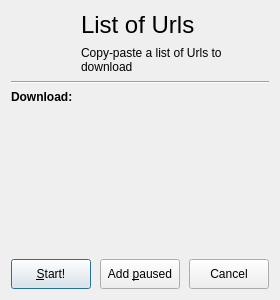
<?xml version="1.0" encoding="UTF-8"?>
<ui version="4.0">
 <class>AddUrlsDialog</class>
 <widget class="QDialog" name="AddUrlsDialog">
  <property name="geometry">
   <rect>
    <x>0</x>
    <y>0</y>
    <width>272</width>
    <height>300</height>
   </rect>
  </property>
  <property name="modal">
   <bool>true</bool>
  </property>
  <layout class="QVBoxLayout" name="verticalLayout">
   <item>
    <layout class="QGridLayout" name="gridLayout" rowstretch="0,0,0,0,1" columnstretch="0,1">
     <item row="0" column="1">
      <widget class="QLabel" name="titleLabel">
       <property name="font">
        <font>
         <pointsize>18</pointsize>
        </font>
       </property>
       <property name="text">
        <string>List of Urls</string>
       </property>
      </widget>
     </item>
     <item row="4" column="0" colspan="2">
      <widget class="TextEditorWidget" name="editor" native="true"/>
     </item>
     <item row="1" column="1">
      <widget class="QLabel" name="subtitleLabel">
       <property name="sizePolicy">
        <sizepolicy hsizetype="Preferred" vsizetype="MinimumExpanding">
         <horstretch>0</horstretch>
         <verstretch>0</verstretch>
        </sizepolicy>
       </property>
       <property name="text">
        <string>Copy-paste a list of Urls to download</string>
       </property>
       <property name="wordWrap">
        <bool>true</bool>
       </property>
      </widget>
     </item>
     <item row="3" column="0">
      <widget class="QLabel" name="urlLabel">
       <property name="font">
        <font>
         <weight>75</weight>
         <bold>true</bold>
        </font>
       </property>
       <property name="text">
        <string>Download:</string>
       </property>
      </widget>
     </item>
     <item row="2" column="0" colspan="2">
      <widget class="Line" name="line">
       <property name="orientation">
        <enum>Qt::Horizontal</enum>
       </property>
      </widget>
     </item>
     <item row="0" column="0" rowspan="2" alignment="Qt::AlignHCenter|Qt::AlignTop">
      <widget class="QLabel" name="logo">
       <property name="minimumSize">
        <size>
         <width>64</width>
         <height>64</height>
        </size>
       </property>
       <property name="maximumSize">
        <size>
         <width>64</width>
         <height>64</height>
        </size>
       </property>
       <property name="text">
        <string notr="true"/>
       </property>
       <property name="pixmap">
        <pixmap resource="../resources.qrc">:/resources/icons/default/48x48/actions/add-urls.png</pixmap>
       </property>
       <property name="scaledContents">
        <bool>true</bool>
       </property>
       <property name="margin">
        <number>8</number>
       </property>
      </widget>
     </item>
    </layout>
   </item>
   <item>
    <widget class="UrlFormWidget" name="urlFormWidget" native="true">
     <property name="focusPolicy">
      <enum>Qt::StrongFocus</enum>
     </property>
    </widget>
   </item>
   <item>
    <layout class="QHBoxLayout" name="buttonBox" stretch="1,0,0,0">
     <property name="spacing">
      <number>9</number>
     </property>
     <item>
      <spacer name="horizontalSpacer">
       <property name="orientation">
        <enum>Qt::Horizontal</enum>
       </property>
       <property name="sizeHint" stdset="0">
        <size>
         <width>40</width>
         <height>20</height>
        </size>
       </property>
      </spacer>
     </item>
     <item>
      <widget class="QPushButton" name="startButton">
       <property name="minimumSize">
        <size>
         <width>0</width>
         <height>30</height>
        </size>
       </property>
       <property name="text">
        <string>&amp;Start!</string>
       </property>
       <property name="default">
        <bool>true</bool>
       </property>
      </widget>
     </item>
     <item>
      <widget class="QPushButton" name="addPausedButton">
       <property name="minimumSize">
        <size>
         <width>0</width>
         <height>30</height>
        </size>
       </property>
       <property name="text">
        <string>Add &amp;paused</string>
       </property>
      </widget>
     </item>
     <item>
      <widget class="QPushButton" name="cancelButton">
       <property name="minimumSize">
        <size>
         <width>0</width>
         <height>30</height>
        </size>
       </property>
       <property name="text">
        <string>Cancel</string>
       </property>
      </widget>
     </item>
    </layout>
   </item>
  </layout>
 </widget>
 <customwidgets>
  <customwidget>
   <class>UrlFormWidget</class>
   <extends>QWidget</extends>
   <header>Widgets/UrlFormWidget</header>
   <container>1</container>
  </customwidget>
  <customwidget>
   <class>TextEditorWidget</class>
   <extends>QWidget</extends>
   <header>Widgets/TextEditorWidget</header>
   <container>1</container>
  </customwidget>
 </customwidgets>
 <tabstops>
  <tabstop>startButton</tabstop>
  <tabstop>addPausedButton</tabstop>
  <tabstop>cancelButton</tabstop>
 </tabstops>
 <resources>
  <include location="../resources.qrc"/>
 </resources>
 <connections>
  <connection>
   <sender>startButton</sender>
   <signal>released()</signal>
   <receiver>AddUrlsDialog</receiver>
   <slot>accept()</slot>
   <hints>
    <hint type="sourcelabel">
     <x>678</x>
     <y>499</y>
    </hint>
    <hint type="destinationlabel">
     <x>79</x>
     <y>509</y>
    </hint>
   </hints>
  </connection>
  <connection>
   <sender>addPausedButton</sender>
   <signal>released()</signal>
   <receiver>AddUrlsDialog</receiver>
   <slot>acceptPaused()</slot>
   <hints>
    <hint type="sourcelabel">
     <x>762</x>
     <y>499</y>
    </hint>
    <hint type="destinationlabel">
     <x>644</x>
     <y>509</y>
    </hint>
   </hints>
  </connection>
  <connection>
   <sender>cancelButton</sender>
   <signal>released()</signal>
   <receiver>AddUrlsDialog</receiver>
   <slot>reject()</slot>
   <hints>
    <hint type="sourcelabel">
     <x>846</x>
     <y>499</y>
    </hint>
    <hint type="destinationlabel">
     <x>762</x>
     <y>509</y>
    </hint>
   </hints>
  </connection>
 </connections>
 <slots>
  <slot>acceptPaused()</slot>
 </slots>
</ui>
